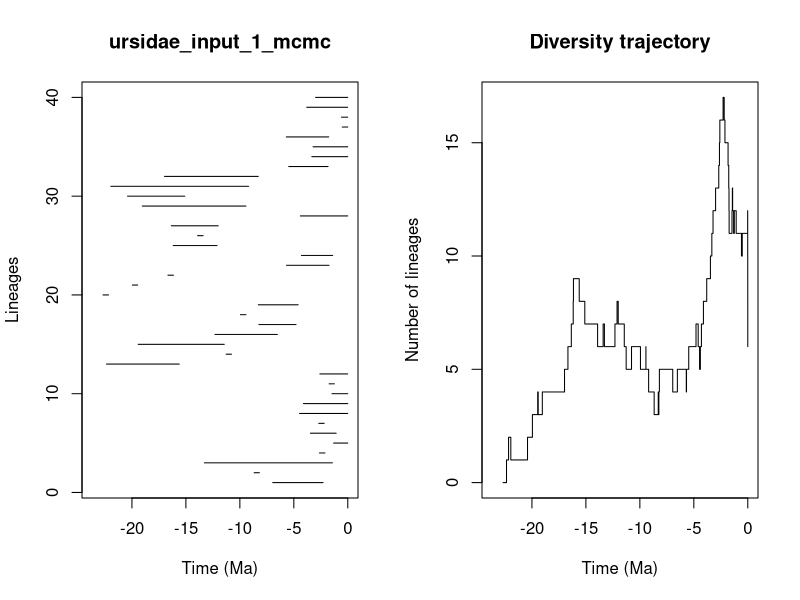

Recreate this plot in R.


pdf(file='/Users/tobias/Documents/Sweden/PhD/rise_and_fall/longevity_analyses/mammals/families/ursidae_pyrate_mcmc_logs/ursidae_input_1_mcmc_LTT.pdf',width=0.6*20, height=0.6*10)
title = "ursidae_input_1_mcmc"
ts=c(6.9528951073, 8.6754239171,13.2839357094,2.6246418098,1.31358924008,3.46149885407,2.68879757788,4.46899411544,4.10973421442,1.46268429484,1.72850638926,2.58885705905,22.3571279845,11.2688915795,19.419949856,12.3084910693,8.23936025631,9.94450839244,8.29205715378,22.6803530212,19.9568398876,16.6652178119,5.67766404766,4.29527269932,16.1759217405,13.9151474579,16.3512462541,4.39439941647,19.0378092038,20.4097451152,21.9577576556,16.9808999604,5.47154961137,3.33005191248,3.21948393835,5.69808805473,0.512802768386,0.585468382668,3.80500989564,2.9830855613)
te=c(2.28742192583, 8.19095733732,1.42782266272,2.11561334182,0.0,1.0740410369,2.18430952236,0.00672527657751,0.000844055746784,0.00327188602562,1.24734246979,0.00783975788333,15.6176654159,10.7737004967,11.4441794911,6.5234706743,4.79744096587,9.43870637528,4.59562787888,22.1667540556,19.4665113664,16.15466551,1.74044197559,1.40334206159,12.113987074,13.4026434374,12.0048101208,0.000888684011873,9.43755883784,15.1019848049,9.18773192606,8.29673426851,1.82595695371,0.0,0.0,1.76389708073,0.0,0.0,0.0117608292828,0.0)
div_traj=c(0, 1,2,1,2,3,4,3,4,5,6,7,8,9,8,7,6,7,6,7,8,7,6,5,6,5,6,5,4,3,4,3,4,5,4,5,4,5,6,7,6,5,6,7,8,9,10,11,12,13,14,15,16,17,16,15,14,13,12,11,12,13,12,11,12,11,10,11,12,11,10,9,8,8,6,6,6,6,6,6)
time_events=c(22.6803530212, 22.3571279845,22.1667540556,21.9577576556,20.4097451152,19.9568398876,19.4665113664,19.419949856,19.0378092038,16.9808999604,16.6652178119,16.3512462541,16.1759217405,16.15466551,15.6176654159,15.1019848049,13.9151474579,13.4026434374,13.2839357094,12.3084910693,12.113987074,12.0048101208,11.4441794911,11.2688915795,10.7737004967,9.94450839244,9.43870637528,9.43755883784,9.18773192606,8.6754239171,8.29673426851,8.29205715378,8.23936025631,8.19095733732,6.9528951073,6.5234706743,5.69808805473,5.67766404766,5.47154961137,4.79744096587,4.59562787888,4.46899411544,4.39439941647,4.29527269932,4.10973421442,3.80500989564,3.46149885407,3.33005191248,3.21948393835,2.9830855613,2.68879757788,2.6246418098,2.58885705905,2.28742192583,2.18430952236,2.11561334182,1.82595695371,1.76389708073,1.74044197559,1.72850638926,1.46268429484,1.42782266272,1.40334206159,1.31358924008,1.24734246979,1.0740410369,0.585468382668,0.512802768386,0.0117608292828,0.00783975788333,0.00672527657751,0.00327188602562,0.000888684011873,0.000844055746784,0.0,0.0,0.0,0.0,0.0,0.0)
				par(mfrow=c(1,2))
				L = length(ts)
				plot(ts, 1:L , xlim=c(-max(ts)-1,0), pch=20, type="n", main=title,xlab="Time (Ma)",ylab="Lineages")
				for (i in 1:L){segments(x0=-te[i],y0=i,x1=-ts[i],y1=i)}	
				t = -time_events
				plot(div_traj ~ t,type="s", main = "Diversity trajectory",xlab="Time (Ma)",ylab="Number of lineages",xlim=c(-max(ts)-1,0))
				abline(v=c(65,200,251,367,445),lty=2,col="gray")
				